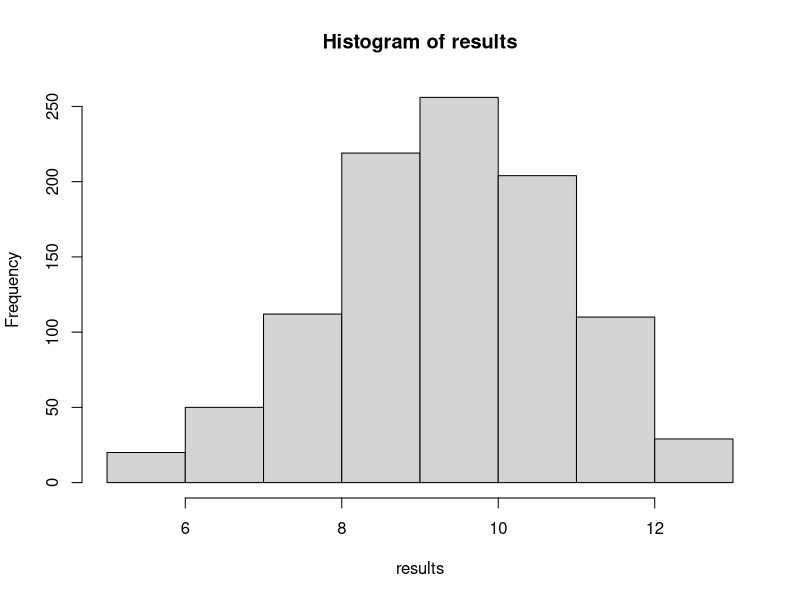

This chart was generated by the following R code:

# Script to charachterize the average hamming distance between 13-strings with ACGT
library(data.table)
nucleotides <- c("A","C","T","G")

random_oligonucleotide <- function(n = 13) { # generates a random spacer 
  v <- sample(nucleotides, n, TRUE)
  return (v)
}

gen <- 1000
results <- vector(mode="numeric", length=gen)
for (i in 1:gen ){
  results[i] <- sum(random_oligonucleotide() != random_oligonucleotide() ) # Hdist btween random spacers
}

summary(results)

hist(results)

# Population : Mean of ~9.78 and SD ~1.575309 